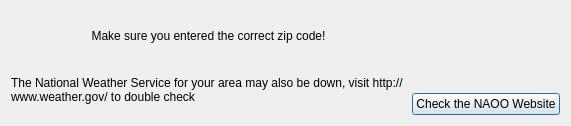
<?xml version="1.0" encoding="UTF-8"?>
<ui version="4.0">
 <class>ErrorMessage</class>
 <widget class="QDialog" name="ErrorMessage">
  <property name="geometry">
   <rect>
    <x>0</x>
    <y>0</y>
    <width>571</width>
    <height>106</height>
   </rect>
  </property>
  <property name="sizePolicy">
   <sizepolicy hsizetype="Minimum" vsizetype="Minimum">
    <horstretch>0</horstretch>
    <verstretch>0</verstretch>
   </sizepolicy>
  </property>
  <property name="windowTitle">
   <string>Error</string>
  </property>
  <layout class="QHBoxLayout" name="horizontalLayout">
   <item>
    <layout class="QVBoxLayout" name="verticalLayout">
     <item>
      <widget class="QLabel" name="label">
       <property name="sizePolicy">
        <sizepolicy hsizetype="MinimumExpanding" vsizetype="Minimum">
         <horstretch>0</horstretch>
         <verstretch>0</verstretch>
        </sizepolicy>
       </property>
       <property name="text">
        <string>Make sure you entered the correct zip code!</string>
       </property>
       <property name="alignment">
        <set>Qt::AlignCenter</set>
       </property>
       <property name="wordWrap">
        <bool>true</bool>
       </property>
      </widget>
     </item>
     <item>
      <widget class="QLabel" name="label_2">
       <property name="sizePolicy">
        <sizepolicy hsizetype="MinimumExpanding" vsizetype="Minimum">
         <horstretch>0</horstretch>
         <verstretch>0</verstretch>
        </sizepolicy>
       </property>
       <property name="text">
        <string>The National Weather Service for your area may also be down, visit http://www.weather.gov/ to double check</string>
       </property>
       <property name="wordWrap">
        <bool>true</bool>
       </property>
       <property name="textInteractionFlags">
        <set>Qt::LinksAccessibleByKeyboard|Qt::LinksAccessibleByMouse</set>
       </property>
      </widget>
     </item>
    </layout>
   </item>
   <item>
    <layout class="QVBoxLayout" name="verticalLayout_2">
     <item>
      <spacer name="verticalSpacer">
       <property name="orientation">
        <enum>Qt::Vertical</enum>
       </property>
       <property name="sizeHint" stdset="0">
        <size>
         <width>20</width>
         <height>40</height>
        </size>
       </property>
      </spacer>
     </item>
     <item>
      <widget class="QPushButton" name="pushButton">
       <property name="text">
        <string>Check the NAOO Website</string>
       </property>
       <property name="flat">
        <bool>false</bool>
       </property>
      </widget>
     </item>
    </layout>
   </item>
  </layout>
 </widget>
 <resources/>
 <connections>
  <connection>
   <sender>pushButton</sender>
   <signal>clicked()</signal>
   <receiver>ErrorMessage</receiver>
   <slot>visitSite()</slot>
   <hints>
    <hint type="sourcelabel">
     <x>386</x>
     <y>152</y>
    </hint>
    <hint type="destinationlabel">
     <x>632</x>
     <y>119</y>
    </hint>
   </hints>
  </connection>
 </connections>
 <slots>
  <slot>visitNAOO()</slot>
  <slot>visitSite()</slot>
 </slots>
</ui>
